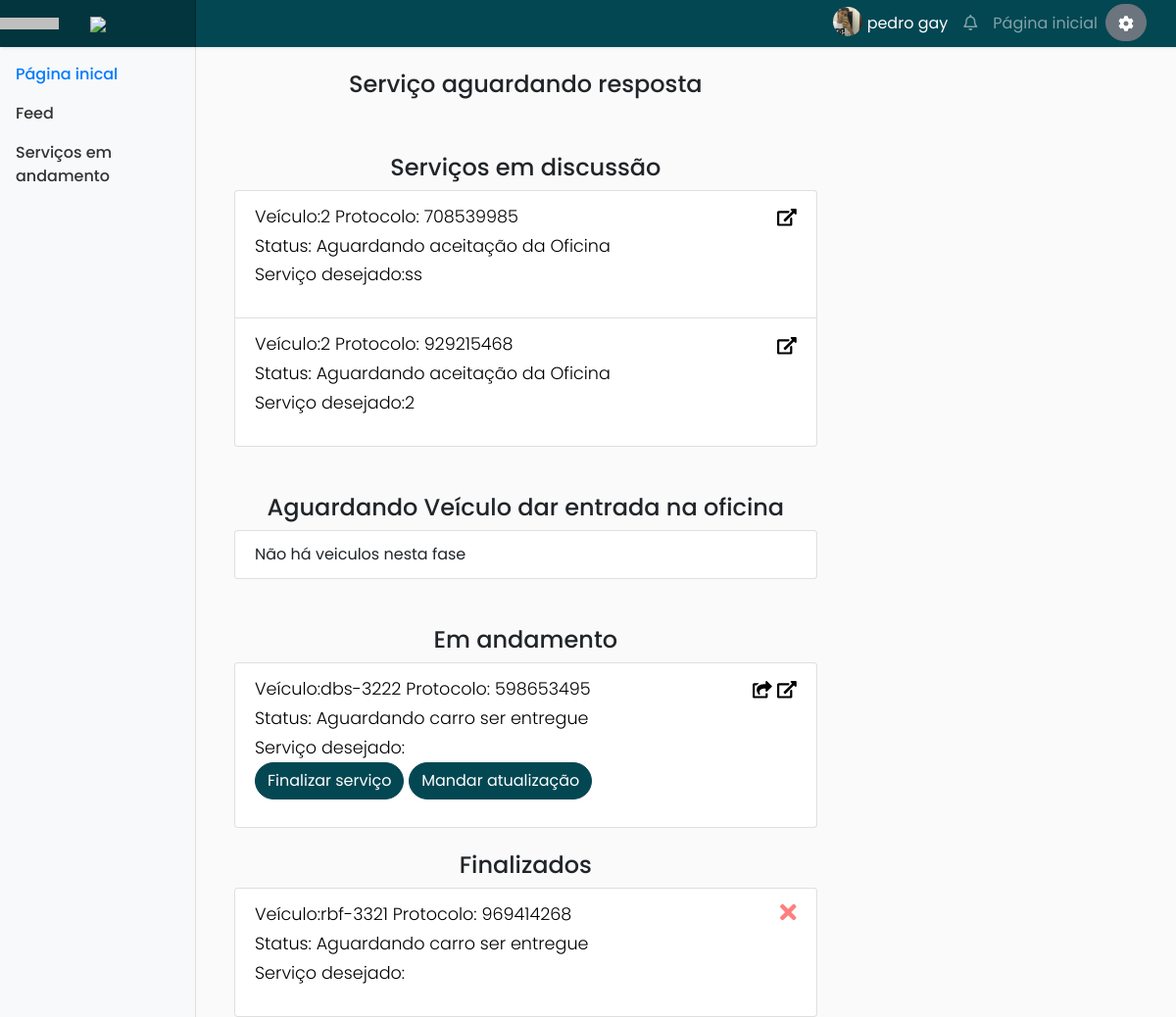
The page /perfil_mecanico.php (signed in) on the database as committed earlier.
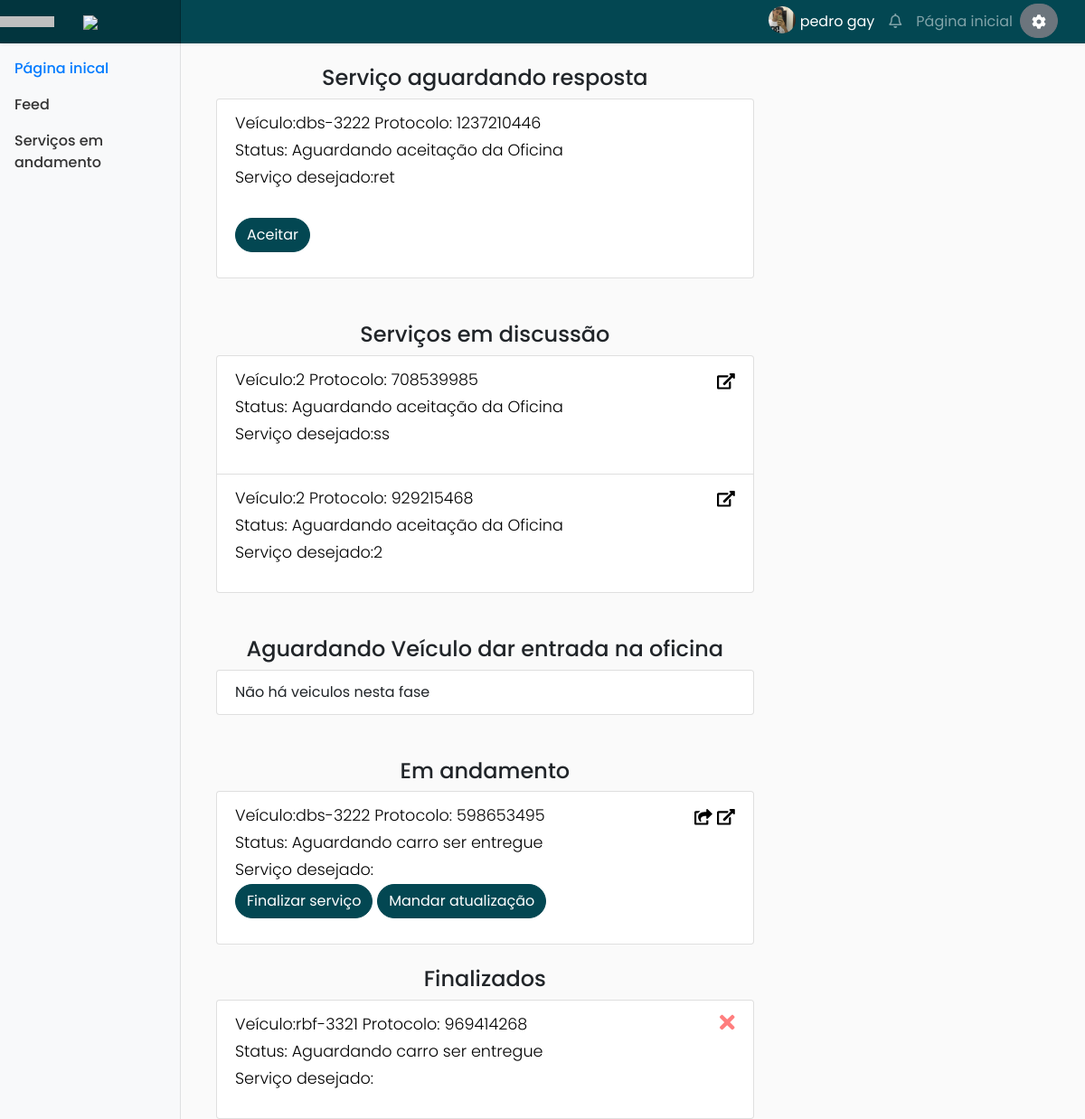
The same page on the database as committed later.
### tables this page shows
CREATE TABLE `servico` (
  `cod_servico` int(11) NOT NULL,
  `cod_cliente` int(11) NOT NULL,
  `cod_mecanico` int(11) NOT NULL,
  `cod_oficina` varchar(11) NOT NULL,
  `tipo_servico` varchar(50) NOT NULL,
  `cod_veiculo` int(11) NOT NULL,
  `protocolo` int(11) NOT NULL,
  `orcamento` int(11) NOT NULL,
  `problema` varchar(200) NOT NULL,
  `servico_desejado` varchar(200) NOT NULL,
  `status` int(11) NOT NULL
);

CREATE TABLE `veiculo` (
  `cod_veiculo` int(11) NOT NULL,
  `modelo` varchar(100) NOT NULL,
  `cor` varchar(50) NOT NULL,
  `ano` varchar(50) NOT NULL,
  `descricao` varchar(200) NOT NULL,
  `placa` varchar(200) NOT NULL,
  `cod_cliente` int(11) NOT NULL,
  `marca` varchar(200) NOT NULL,
  `tipo` varchar(200) NOT NULL
);

### perfil_mecanico.php (the view, shortened to what the changed rows need)
<?php
if(!isset($_SESSION["system_control"]))
{
  ?>
  <script>
    alert("Acesso Inválido!");
    document.location.href = "login.php";
  </script>
  <?php
}
else{
  $system_control = $_SESSION["system_control"];
  $privilegio = $_SESSION["privilegio"];
  $cod_oficina = $_SESSION["cod_oficina"];
  $cod_mecanico = $_SESSION["cod_mecanico"];
  if($system_control == 1 && $privilegio == 1){
    require('connect.php');
    $sql_servico ="SELECT * FROM `servico` WHERE `cod_oficina` = $cod_oficina && `status`=0";
    $query_servico = mysqli_query($conn,$sql_servico);
    ?>
    <!DOCTYPE html>
    <html>
    <head>
      <link rel="stylesheet" href="scss/main.css">
      <link rel="stylesheet" href="css/chat.css">
      <link rel="stylesheet" type="text/css" href="css/style.css">
    </head>
    <body style="overflow-x: hidden;">
      <div class="row">
        <div class="col">
          <main role="main" class="col-md-9 ml-sm-auto col-lg-10 px-4">
            <div class="row">
              <div class="col-8">
                <div class="col-sm" id="chamados" style="display: block;"><br>
                  <center>
                    <ul style="text-align: left;" class="list-group">
                      <?php
                      $numero_servico = mysqli_num_rows($query_servico);
                      while ($vetor_servico = mysqli_fetch_array($query_servico)) {
                       if ($numero_servico !=0) {
                        $veiculo = $vetor_servico['cod_veiculo'];
                        $sql_veiculo_anda ="SELECT * FROM `veiculo` WHERE `cod_veiculo` = $veiculo" ;
                        $veiculo_resultado_anda = mysqli_query($conn,$sql_veiculo_anda);
                        $vetor_veiculo_anda = mysqli_fetch_array($veiculo_resultado_anda);
                        echo "<li class='list-group-item itens'><p style='display:inline-block;'>
                        Veículo:".$vetor_veiculo_anda['placa']."
                        Protocolo:   ".$vetor_servico['protocolo']."<br>Status: Aguardando aceitação da Oficina<br>
                        Serviço desejado:".$vetor_servico['servico_desejado']."
                        <br><br><a href='aceitar_chamado2.php?cod_servico=".$vetor_servico['cod_servico']."' class='btn btn-primary'>Aceitar</a>
                        </li>";
                      }else{
                        echo "<li class='list-group-item itens'>Não há veiculos nesta fase</li>";
                      }
                    }
                    ?>
                  </ul>
                  <br>
                  <br>
                  <ul style="text-align: left;" class="list-group">
                    <?php
                    $sql_servico = "SELECT * FROM `servico` WHERE  `cod_oficina` = $cod_oficina && `status`=1 && `cod_mecanico` = $cod_mecanico";
                    $query_servico = mysqli_query($conn, $sql_servico);
                    $numero_servico = mysqli_num_rows($query_servico);
                    if ($numero_servico !=0) {
                      while ($vetor_servico = mysqli_fetch_array($query_servico)) {
                        $veiculo = $vetor_servico['cod_veiculo'];
                        $sql_veiculo ="SELECT * FROM `veiculo` WHERE `cod_veiculo` = $veiculo" ;
                        $veiculo_resultado = mysqli_query($conn,$sql_veiculo);
                        $vetor_veiculo = mysqli_fetch_array($veiculo_resultado);
                        echo "<li class='list-group-item itens'><p style='display:block;'>
                        Veículo:".$vetor_veiculo['placa']."<a href='chat_mecanico.php?cod_servico=".$vetor_servico['cod_servico']."' style='float:right; right:0px;margin-left:5px;'><i class='fas fa-external-link-alt'></i></a>
                        Protocolo:   ".$vetor_servico['protocolo']."<br>Status: Aguardando aceitação da Oficina<br>
                        Serviço desejado:".$vetor_servico['servico_desejado']."
                        </li>";
                      }
                    }else{
                      echo "<li class='list-group-item itens'>Não há veiculos nesta fase</li>";
                    }
                    ?>
                  </ul>
                  <br>
                  <br>
                  <br>
                  <br>
                  <ul style="text-align: left;" class="list-group">
                    <?php
                    $sql_servico = "SELECT * FROM `servico` WHERE  `cod_mecanico` = $cod_mecanico && `status`=3";
                    $query_servico = mysqli_query($conn, $sql_servico);
                    $numero_servico = mysqli_num_rows($query_servico);
                    if ($numero_servico !=0) {
                      while ($vetor_servico = mysqli_fetch_array($query_servico)) {
                        $veiculo = $vetor_servico['cod_veiculo'];
                        $sql_veiculo ="SELECT * FROM `veiculo` WHERE `cod_veiculo` = $veiculo" ;
                        $veiculo_resultado = mysqli_query($conn,$sql_veiculo);
                        $vetor_veiculo = mysqli_fetch_array($veiculo_resultado);
                        echo "<li class='list-group-item itens'><p style='display:block;'>
                        Veículo:".$vetor_veiculo['placa']."<a href='chat_mecanico.php?cod_servico=".$vetor_servico['cod_servico']."'style='float:right; right:0px;margin-left:5px;'><i class='fas fa-external-link-alt'></i></a> <a href='#' style='float:right;' data-toggle='modal' data-target='#exampleModal'><i class='fas fa-share-square'></i></a>
                        Protocolo:   ".$vetor_servico['protocolo']."<br>Status: Aguardando carro ser entregue<br>
                        Serviço desejado:".$vetor_servico['servico_desejado']."<br><button value=".$vetor_servico['cod_servico']." class='btn btn-primary codigof'>Finalizar serviço</button> <button value=".$vetor_servico['cod_servico']." class='btn btn-primary codigo atu' data-toggle='modal' data-target='#exampleModal'>Mandar atualização</button>
                        </li>";
                      }
                    }
                    else{
                      echo "<li class='list-group-item itens'>Não há veiculos nesta fase</li>";
                    }
                    ?>
                  </ul>
                  <br>
                  <ul style="text-align: left;" class="list-group">
                    <?php
                    $sql_servico = "SELECT * FROM `servico` WHERE  `cod_mecanico` = $cod_mecanico && `status`=4";
                    $query_servico = mysqli_query($conn, $sql_servico);
                    $numero_servico = mysqli_num_rows($query_servico);
                    if ($numero_servico !=0) {
                      while ($vetor_servico = mysqli_fetch_array($query_servico)) {
                        $veiculo = $vetor_servico['cod_veiculo'];
                        $sql_veiculo ="SELECT * FROM `veiculo` WHERE `cod_veiculo` = $veiculo" ;
                        $veiculo_resultado = mysqli_query($conn,$sql_veiculo);
                        $vetor_veiculo = mysqli_fetch_array($veiculo_resultado);
                        echo "<li class='list-group-item itens'><p style='display:block;'>
                        Veículo:".$vetor_veiculo['placa']."<a class='aexcluir' href='excluir_veiculo.php?placa=".$vetor_servico['cod_servico']."'aria-label='Close'><i class='fas fa-times close' style='color:red;'></i></a>
                        Protocolo:   ".$vetor_servico['protocolo']."<br>Status: Aguardando carro ser entregue<br>
                        Serviço desejado:".$vetor_servico['servico_desejado']."<br>
                        </li>";
                      }
                    }
                    else{
                      echo "<li class='list-group-item itens'>Não há veiculos nesta fase</li>";
                    }
                    ?>
                  </ul>
                </center>
              </div>
            </div>
          </div>
        </div>
      </body>
      </html>
      <?php
    }
  }
  ?>

Rows that differ between the two databases and show on the page:
added servico: cod_veiculo.placa "dbs-3222", protocolo "1237210446", servico_desejado "ret", shown under "Serviço aguardando resposta"
